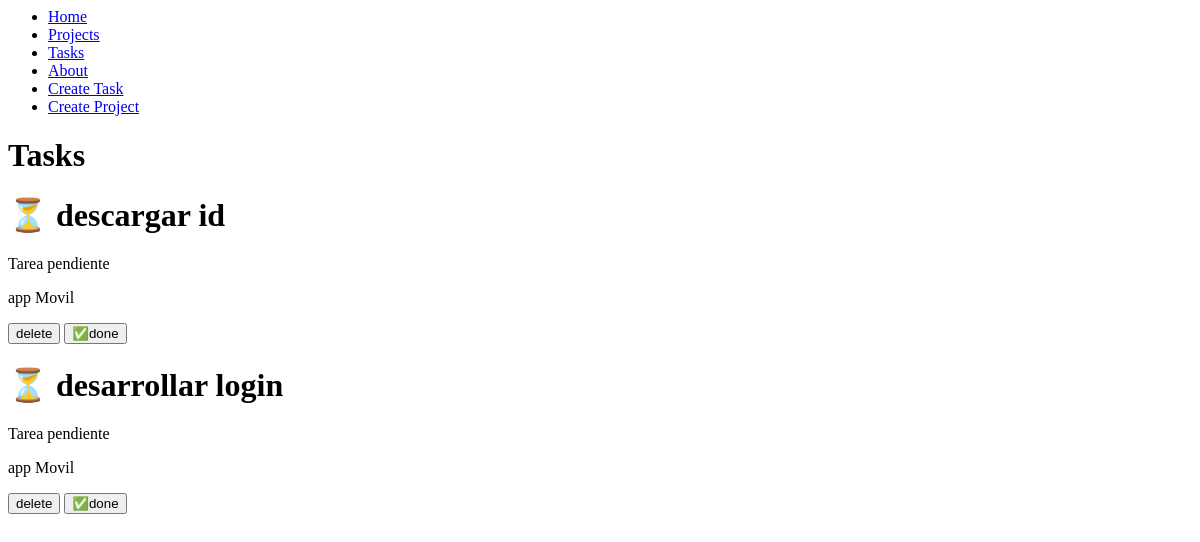
The page /tasks/ on the database as committed earlier.
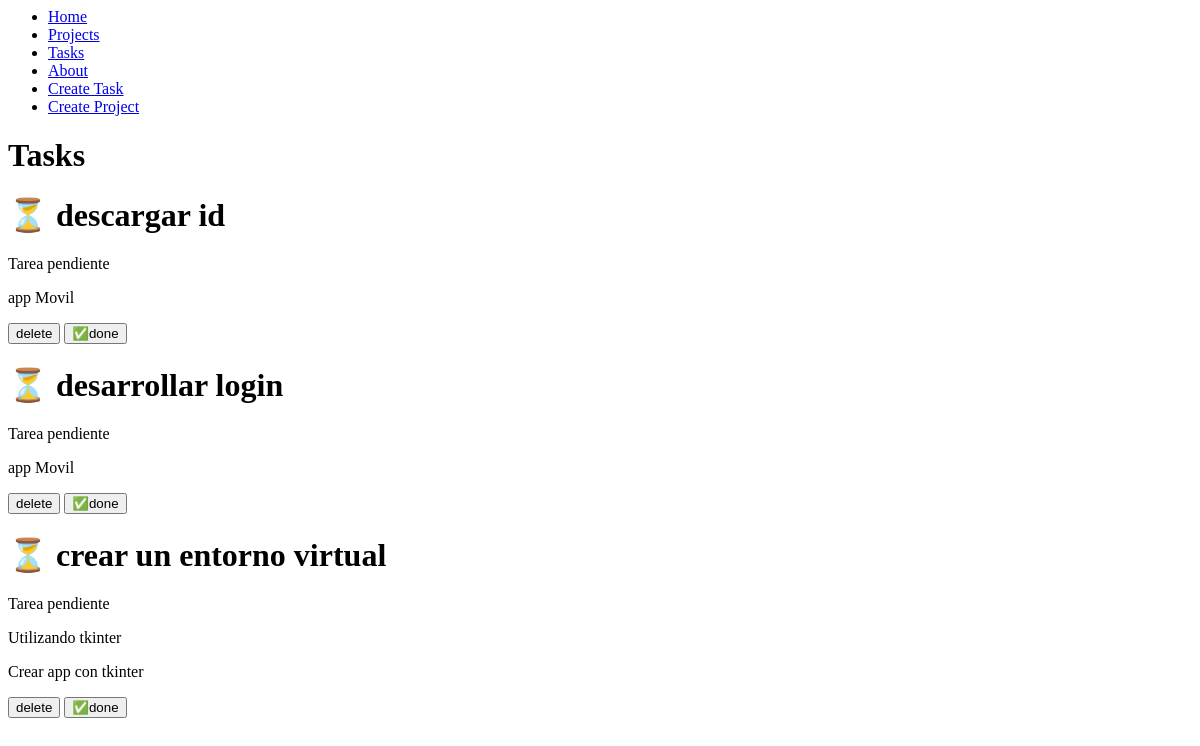
The same page on the database as committed later.
### myapp/models.py (models this page shows, shortened)
class Task(models.Model):
    title = models.CharField(max_length=100)
    descritption = models.TextField()
    project = models.ForeignKey(Proyect, on_delete=models.CASCADE)
    done = models.BooleanField(default=False)

class Proyect(models.Model):
    name = models.CharField(max_length=200)

### myapp/views.py (the view)
# urls.py: path("tasks/", views.tasks, name="tasks"),
def tasks(request):
    tasks = Task.objects.all()
    return render(request, "tasks/tasks.html", {"tasks": tasks})

### myapp/templates/tasks/tasks.html
{% extends "layouts/base.html" %}
{% block content %}
<h1>Tasks</h1>
{% for task in tasks %}
  <div class="">
    <h1> {% if task.done == False %}
    ⏳
    {% else %}
    ✅
    {% endif %}{{ task.title }}</h1>
{% if task.done  == False %}
    <p>Tarea pendiente</p>
{% else %}
    <p>Tarea realizada</p>
{% endif %}
    <p>{{task.descritption}}</p
    <p>{{task.project.name}}</p>
    <button>delete</button>
    <button>✅done </button>
  </div>
{% endfor %}
{% endblock content %}

Rows that differ between the two databases and show on the page:
added Task: title "crear un entorno virtual", done "Tarea pendiente", descritption "Utilizando tkinter", project.name "Crear app con tkinter"
